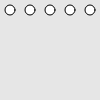
Frame 1 (no input)
Frame 60 (no input): identical to frame 1, image omitted
Frame 120 (the mouse pressed at the canvas centre since frame 60): identical to frame 1, image omitted

The p5.js sketch that drew this single still picture (run headless with seeded random() and noise() and a simulated clock; from frame 60 on, the mouse is pressed at the canvas centre):

// p5.js sketch
// ── sketch.js
function setup() {
  createCanvas(100, 100);
  smooth();
}

function draw() {
  background(230);
  var size = 10;
  for (var i = 0; i < 5; i++) {
    var offset = 10;
    var xPos = i * width/5 + offset;
    ellipse (xPos, 10, size, size);
  }

  // 1. Create a function that draw {number of circles} on {y position}.
}
